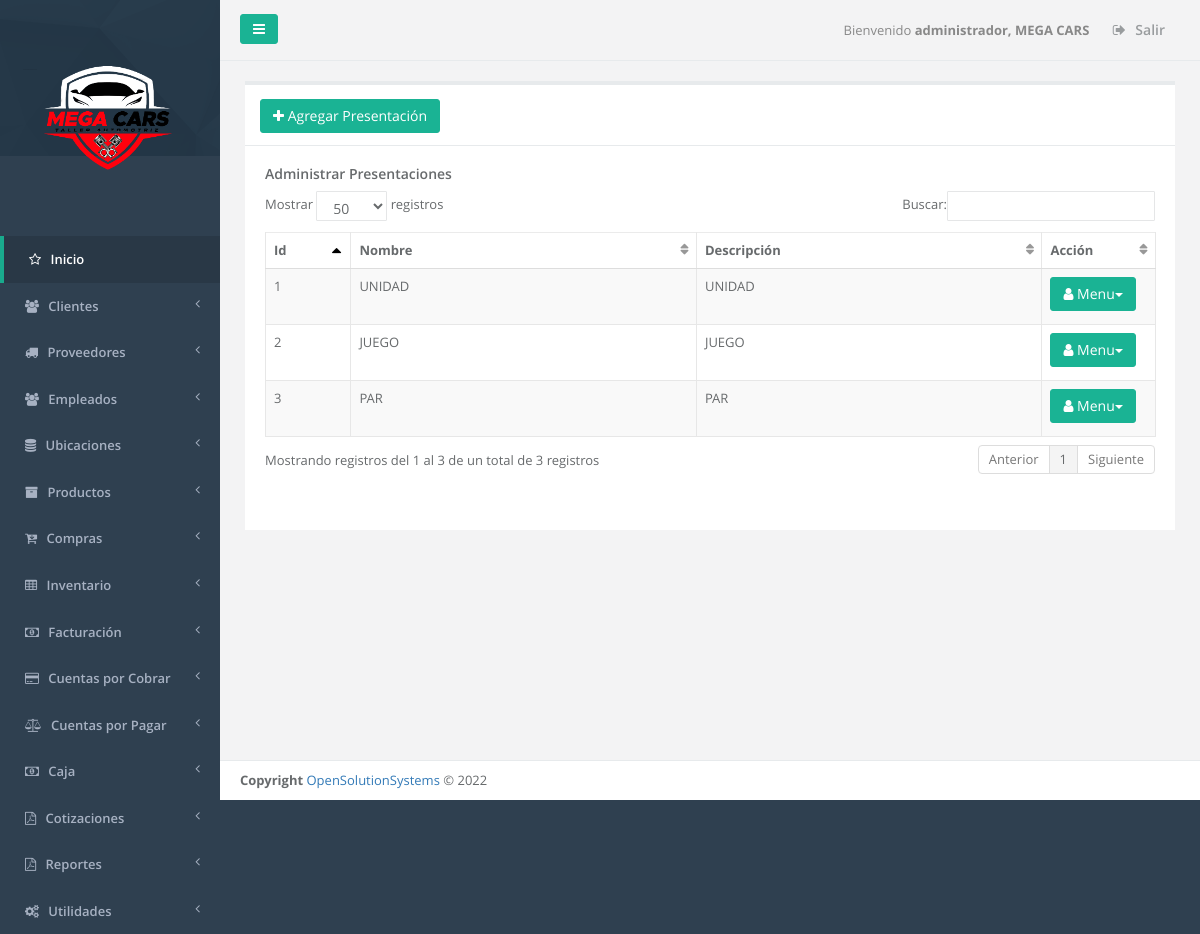
Screenshot of /admin_presentacion.php (signed in) with the database file from the repository.
### tables this page shows
CREATE TABLE `sucursal` (
  `id_server` int(11) NOT NULL,
  `unique_id` text NOT NULL,
  `id_sucursal` int(11) NOT NULL,
  `descripcion` text NOT NULL,
  `direccion` varchar(255) NOT NULL,
  `telefono1` varchar(20) NOT NULL,
  `telefono2` varchar(20) NOT NULL,
  `casa_matriz` tinyint(1) NOT NULL,
  `iva` float NOT NULL,
  `monto_retencion1` float NOT NULL,
  `monto_retencion10` float NOT NULL,
  `monto_percepcion` float NOT NULL,
  `n_sucursal` int(11) NOT NULL,
  `vigencia_factura` int(11) NOT NULL,
  `vigencia_pedido` int(11) NOT NULL,
  `giro` varchar(100) NOT NULL,
  `nrc` varchar(100) NOT NULL,
  `nit` varchar(100) NOT NULL,
  `razon_social` varchar(150) NOT NULL,
  `logo` varchar(150) NOT NULL,
  `serie_cof` varchar(100) NOT NULL,
  `desde_cof` int(11) NOT NULL,
  `hasta_cof` int(11) NOT NULL,
  `serie_ccf` varchar(100) NOT NULL,
  `desde_ccf` int(11) NOT NULL,
  `hasta_ccf` int(11) NOT NULL,
  `ultima_act` date NOT NULL
);

CREATE TABLE `menu` (
  `id_server` int(11) NOT NULL,
  `unique_id` text NOT NULL,
  `id_menu` int(11) NOT NULL,
  `nombre` varchar(250) DEFAULT NULL,
  `prioridad` int(11) DEFAULT NULL,
  `icono` varchar(250) NOT NULL,
  `visible` tinyint(1) NOT NULL
);

CREATE TABLE `presentacion` (
  `id_server` int(11) NOT NULL,
  `unique_id` text NOT NULL,
  `id_sucursal` int(11) NOT NULL,
  `id_presentacion` int(11) NOT NULL,
  `nombre` varchar(50) NOT NULL,
  `descripcion` varchar(12) NOT NULL
);

### _conexion.php (called while the page is built, shortened)
<?php
$username = "root";
$password = "1234";
$hostname = "localhost";
$dbname = "megacar";
$conexion = mysqli_connect("$hostname","$username","$password","$dbname");
function _query($sql_string){
  global $conexion;
  mysqli_set_charset($conexion,"utf8");
  $query=mysqli_query($conexion,$sql_string);
  return $query;
}
function _fetch_array($sql_string){
  $fetched = mysqli_fetch_array($sql_string,MYSQLI_ASSOC);
  return $fetched;
}
function _num_rows($sql_string){
  $rows = mysqli_num_rows($sql_string);
  return $rows;
}
function get_name_script($url){
  if ( strpos($url, '/') !== FALSE ){
    $nombre_archivo_tmp = explode('/', $url);
  }
  $nombre_archivo= array_pop($nombre_archivo_tmp );
  return  $nombre_archivo;
}
function permission_usr($id_user,$filename){
  $sql1="SELECT menu.id_menu, menu.nombre as nombremenu, menu.prioridad,
  modulo.id_modulo,  modulo.nombre as nombremodulo, modulo.descripcion, modulo.filename,
  usuario_modulo.id_usuario,usuario.admin as admin
  FROM menu, modulo, usuario_modulo, usuario
  WHERE usuario.id_usuario='$id_user'
  AND menu.id_menu=modulo.id_menu
  AND usuario.id_usuario=usuario_modulo.id_usuario
  AND usuario_modulo.id_modulo=modulo.id_modulo
  AND modulo.filename='$filename'
  ";
  $result1=_query($sql1);
  $count1=_num_rows($result1);
  if($count1 >0){
    $row1=_fetch_array($result1);
    $admin=$row1['admin'];
    $filename=$row1['filename'];
    $name_link=$filename;
  }
  else{
    $name_link='NOT';
  }
  return $name_link;
}
?>

### admin_presentacion.php (the view, shortened to what this page needs)
<?php
$title='Administrar Presentaciones';
$_PAGE = array ();
$_PAGE ['links'] = null;
$_PAGE ['links'] .= '<link href="css/bootstrap.min.css" rel="stylesheet">';
$_PAGE ['links'] .= '<link href="font-awesome/css/font-awesome.css" rel="stylesheet">';
$_PAGE ['links'] .= '<link href="css/plugins/iCheck/custom.css" rel="stylesheet">';
$_PAGE ['links'] .= '<link href="css/plugins/toastr/toastr.min.css" rel="stylesheet">';
$_PAGE ['links'] .= '<link href="css/plugins/dataTables/dataTables.bootstrap.css" rel="stylesheet">';
$_PAGE ['links'] .= '<link href="css/plugins/dataTables/dataTables.responsive.css" rel="stylesheet">';
$_PAGE ['links'] .= '<link href="css/plugins/dataTables/dataTables.tableTools.min.css" rel="stylesheet">';
$_PAGE ['links'] .= '<link href="css/animate.css" rel="stylesheet">';
$_PAGE ['links'] .= '<link href="css/style.css" rel="stylesheet">';
include_once "header.php";
include_once "main_menu.php";
$id_user=$_SESSION["id_usuario"];
$admin=$_SESSION["admin"];
$uri = $_SERVER['SCRIPT_NAME'];
$filename=get_name_script($uri);
$links=permission_usr($id_user,$filename);
$sql="SELECT * FROM presentacion ORDER BY nombre ASC";
$result=_query($sql);
?>
<div class="wrapper wrapper-content  animated fadeInRight">
	<div class="row" id="row1">
		<div class="col-lg-12">
			<div class="ibox float-e-margins">
				<?php
				if($links != 'NOT' || $admin == '1'){
				echo"<div class='ibox-title'>";
				$filename='agregar_presentacion.php';
				$link=permission_usr($id_user,$filename);
				if ($link!='NOT' || $admin=='1' )
				echo "<a  data-toggle='modal' href='agregar_presentacion.php' class='btn btn-primary' role='button' data-target='#viewModal' data-refresh='true'><i class='fa fa-plus icon-large'></i> Agregar Presentación</a>";
				echo "</div>";
				?>
				<div class="ibox-content">
					<header>
						<h4><?php echo $title; ?></h4>
					</header>
					<section>
						<table class="table table-striped table-bordered table-hover"id="editable">
							<thead>
								<tr>
									<th class="col-lg-1">Id</th>
									<th class="col-lg-4">Nombre</th>
									<th class="col-lg-4">Descripción</th>
									<th class="col-lg-1">Acción</th>
								</tr>
							</thead>
							<tbody>
								<?php
								while($row=_fetch_array($result))
								{
									echo "<tr>";
									echo"<td>".$row['id_presentacion']."</td>
									<td>".$row['nombre']."</td>
									<td>".$row['descripcion']."</td>
									";
									echo"<td><div class='btn-group'>
									<a href='#' data-toggle='dropdown' class='btn btn-primary dropdown-toggle'><i class='fa fa-user icon-white'></i> Menu<span class='caret'></span></a>
									<ul class='dropdown-menu dropdown-primary'>";
									$filename='editar_presentacion.php';
									$link=permission_usr($id_user,$filename);
									$filename='borrar_presentacion.php';
									$link=permission_usr($id_user,$filename);
									if ($link!='NOT' || $admin=='1' )
									echo "	</ul>
									</div>
									</td>
									</tr>";
								}
							?>
							</tbody>
						</table>
					</section>
				</div>
			</div>
			</div>
		</div>
	</div>
	<?php
	include ("footer.php");
	}
	else {
		echo "<br><br><div class='alert alert-warning'>No tiene permiso para este modulo.</div></div></div></div></div>";
		include ("footer.php");
	}
	?>

### main_menu.php (shortened to what this page needs)
<?php
  $id_sucursal = $_SESSION['id_sucursal'];
  $sql_sucursal = "SELECT * FROM sucursal WHERE id_sucursal = '$id_sucursal'";
  $query_sucursal = _query($sql_sucursal);
  $row_sucursal = _fetch_array($query_sucursal);
  $logo = $row_sucursal['logo'];
?>
<nav class="navbar-default navbar-static-side" role="navigation">
  <div class="sidebar-collapse">
    <ul class="nav" id="side-menu">
      <li class="nav-header">
        <div class="dropdown profile-element"> <span>
          <img alt="image" class="img-responsive" src="<?php echo $logo;  ?>" width="180px" style="margin-left: -3%;">
        </span>
      </div>
    </li>
    <?php
    $id_user=$_SESSION["id_usuario"];
    $admin=$_SESSION["admin"];
    $icono='fa fa-star-o';
    $sql_menus="SELECT id_menu, nombre, prioridad,icono FROM menu order by prioridad";
    $result=_query($sql_menus);
    $main_lnk='dashboard.php';
    if($admin=='1')
    {
      echo  "<li class='active'>";
      echo "<a href='dashboard.php'><i class='".$icono."'></i> <span class='nav-label'>Inicio</span></a>";
      echo  "</li>";
    }
    else
    {
      echo  "<li class='active'>";
      echo "<a href='dashboard.php'><i class='".$icono."'></i> <span class='nav-label'>Inicio</span></a>";
      echo  "</li>";
    }
    while($row=_fetch_array($result))
    {
      $menuname=$row['nombre'];
      $id_menu=$row['id_menu'];
      $icono=$row['icono'];
      if($admin=='1')
      {
        $sql_links="SELECT distinct menu.id_menu, menu.nombre as nombremenu, menu.prioridad,
        modulo.id_modulo, modulo.nombre as nombremodulo, modulo.descripcion, modulo.filename, usuario.admin
        FROM menu, modulo, usuario
        WHERE usuario.id_usuario='$id_user'
        AND usuario.admin='1'
        AND menu.id_menu='$id_menu'
        AND menu.id_menu=modulo.id_menu
        AND modulo.mostrarmenu='1'
        AND menu.visible=1
        ";
      }
      $result_modules=_query($sql_links);
      $numrow2=_num_rows($result_modules);
      if($numrow2>0)
      {
        echo "<li><a href='".$main_lnk."'><i class='".$icono."'></i></i> <span class='nav-label'>".$menuname."</span> <span class='fa arrow'></span></a>";
        echo" </li>";
      }
    }
  ?>
</div>
</nav>
<div id="page-wrapper" class="gray-bg">
  <div class="row border-bottom">
    <nav class="navbar navbar-static-top" role="navigation" style="margin-bottom: 0">
      <div class="navbar-header">
        <a class="navbar-minimalize minimalize-styl-2 btn btn-primary"><i class="fa fa-bars"></i> </a>
      </div>
      <?php
      $id_sucursal=$_SESSION["id_sucursal"];
      $qsucursal=_query("SELECT descripcion FROM sucursal WHERE id_sucursal='$id_sucursal'");
      $row_sucursal=_fetch_array($qsucursal);
      $sucursal=$row_sucursal["descripcion"];
      ?>
      <ul class="nav navbar-top-links navbar-right">
        <li>
          <span class="m-r-sm text-muted welcome-message">Bienvenido <b><?php echo $_SESSION["nombre"].", ".$sucursal ?> </b></span>
        </li>
        <li>
          <a href="logout.php">
            <i class="fa fa-sign-out"></i> Salir
          </a>
        </li>
      </ul>
    </nav>
  </div>

### rows the page displays
sucursal: logo (picture), descripcion "MEGA CARS"
menu: nombre "Clientes"
menu: nombre "Proveedores"
menu: nombre "Empleados"
menu: nombre "Ubicaciones"
menu: nombre "Productos"
menu: nombre "Compras"
menu: nombre "Inventario"
menu: nombre "Facturación"
menu: nombre "Cuentas por Cobrar"
menu: nombre "Cuentas por Pagar"
menu: nombre "Caja"
menu: nombre "Cotizaciones"
menu: nombre "Reportes"
menu: nombre "Utilidades"
presentacion: id_presentacion "2", nombre "JUEGO", descripcion "JUEGO"
presentacion: id_presentacion "3", nombre "PAR", descripcion "PAR"
presentacion: id_presentacion "1", nombre "UNIDAD", descripcion "UNIDAD"

### other values shown
$_SESSION["nombre"] "administrador"
$title "Administrar Presentaciones"
